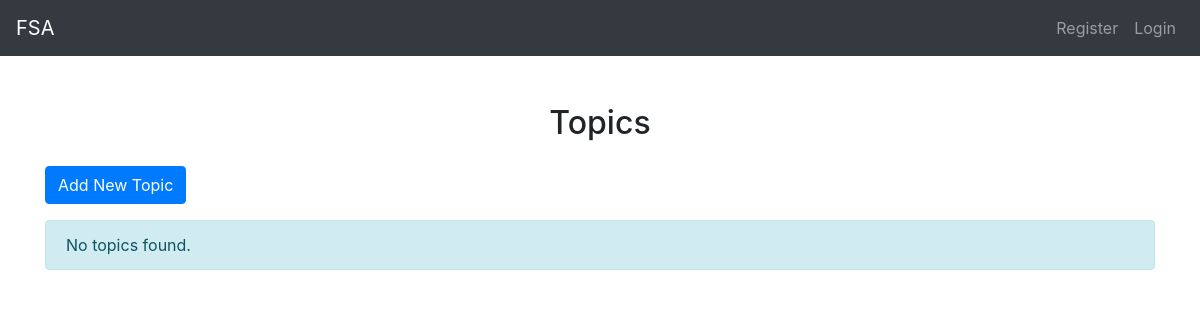
Before: /course/topics/ with the older database file.
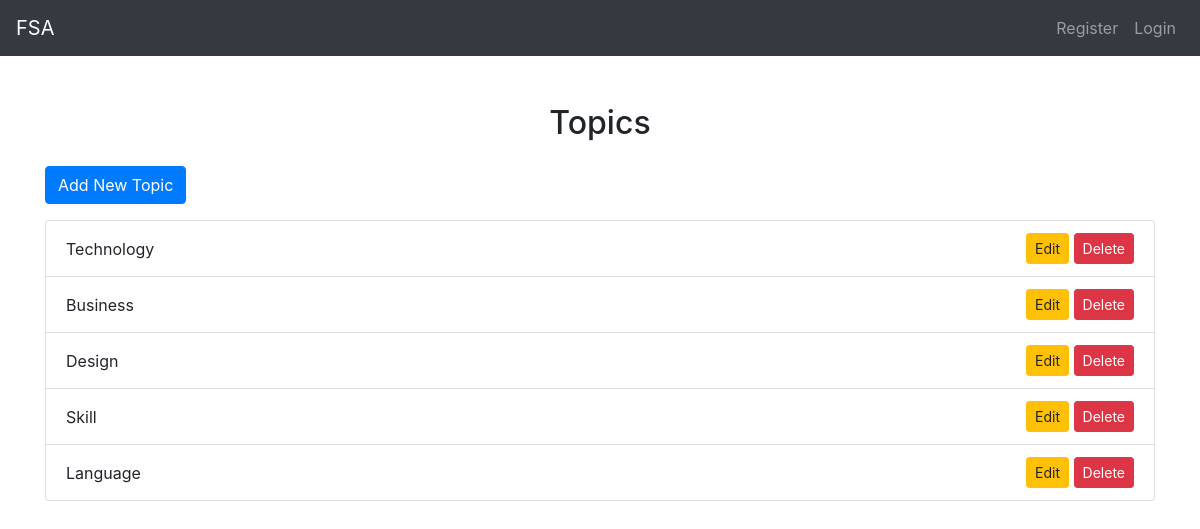
After: the same page with the newer database file.
### course/models.py (models this page shows, shortened)
class Topic(models.Model):
    name = models.CharField(max_length=255, unique=True)

### course/views.py (the view)
# urls.py: path('topics/', views.topic_list, name='topic_list'),
def topic_list(request):
    module_groups = ModuleGroup.objects.all()
    topics = Topic.objects.all()
    return render(request, 'topic-tag/topic_list.html', {'module_groups': module_groups, 'topics': topics})

### course/templates/topic-tag/topic_list.html
{% extends 'base.html' %}
{% block content %}
<div class="container mt-5">
    <h2 class="mb-4 text-center">Topics</h2>
    <div class="mb-3">
        <a href="{% url 'course:topic_add' %}" class="btn btn-primary">Add New Topic</a>
    </div>
    <div class="list-group">
        {% for topic in topics %}
            <div class="list-group-item d-flex justify-content-between align-items-center">
                {{ topic.name }}
                <div>
                    <a href="{% url 'course:topic_edit' topic.pk %}" class="btn btn-sm btn-warning">Edit</a>
                    <a href="{% url 'course:topic_delete' topic.pk %}" class="btn btn-sm btn-danger">Delete</a>
                </div>
            </div>
        {% empty %}
            <div class="alert alert-info" role="alert">No topics found.</div>
        {% endfor %}
    </div>
</div>
{% endblock %}

Changed rows visible on the page:
added Topic: name "Technology"
added Topic: name "Business"
added Topic: name "Design"
added Topic: name "Skill"
added Topic: name "Language"
Other visible differences:
text no longer shown: "No topics found."
